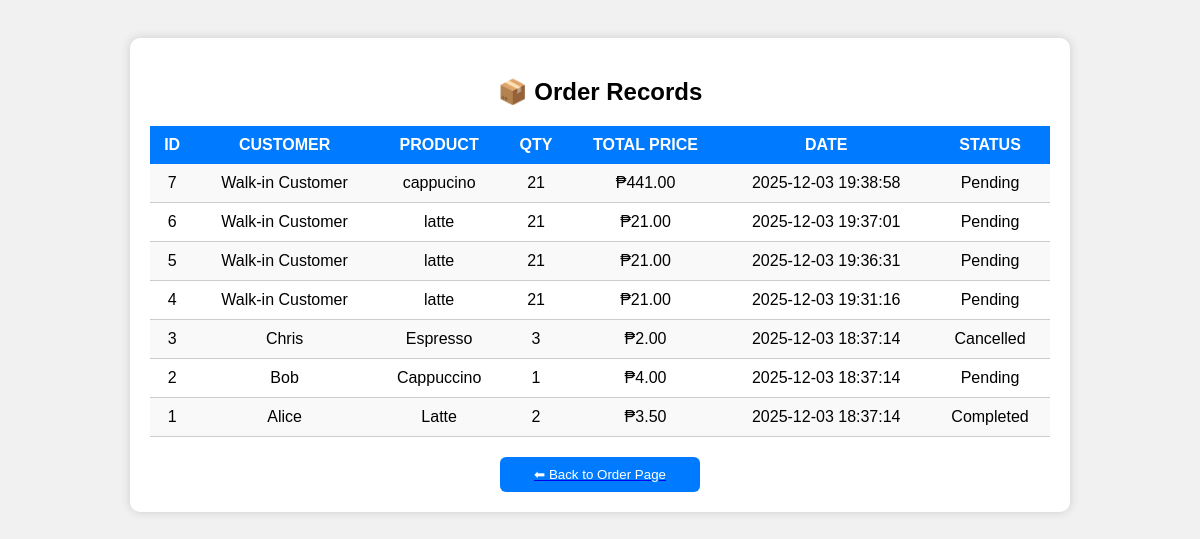
/orderlist.php, run on the app's committed database.
### tables this page shows
CREATE TABLE `orders` (
  `id` int(11) NOT NULL,
  `customer_name` varchar(100) NOT NULL,
  `product` varchar(100) NOT NULL,
  `quantity` int(11) NOT NULL,
  `price` decimal(10,2) NOT NULL,
  `order_date` datetime NOT NULL DEFAULT current_timestamp(),
  `status` varchar(50) NOT NULL DEFAULT 'Pending'
);

### orderlist.php (the view, shortened to what this page needs)
<?php
include 'config.php';
$orders = mysqli_query($conn, "SELECT * FROM orders ORDER BY id DESC");
?>
<!DOCTYPE html>
<html>
<head>
</head>
<body>
<div class="container">
    <h2>📦 Order Records</h2>
    <table>
        <tr>
            <th>ID</th>
            <th>Customer</th>
            <th>Product</th>
            <th>Qty</th>
            <th>Total Price</th>
            <th>Date</th>
            <th>Status</th>
        </tr>
        <?php while ($row = mysqli_fetch_assoc($orders)) { ?>
            <tr>
                <td><?= $row['id']; ?></td>
                <td><?= $row['customer_name']; ?></td>
                <td><?= $row['product']; ?></td>
                <td><?= $row['quantity']; ?></td>
                <td>₱<?= number_format($row['price'], 2); ?></td>
                <td><?= $row['order_date']; ?></td>
                <td><?= $row['status']; ?></td>
            </tr>
        <?php } ?>
    </table>
    <a href="order.php"><button>⬅ Back to Order Page</button></a>
</div>
</body>
</html>

### orderlist.php (style rules this page uses)
body { font-family: Arial, sans-serif; background: #f1f1f1; padding: 30px; }
.container { width: 90%; max-width: 900px; margin: auto; background: white; padding: 20px; border-radius: 10px; box-shadow: 0px 0px 10px #ccc; }
h2 { text-align: center; margin-bottom: 20px; }
table { width: 100%; border-collapse: collapse; margin-top: 15px; }
table th { background: #007bff; color: white; padding: 10px; text-transform: uppercase; }
table td { text-align: center; padding: 10px; border-bottom: 1px solid #ccc; }
tr:nth-child(even) { background: #f9f9f9; }
button { padding: 10px 15px; background: #007bff; color: white; border: none; border-radius: 6px; cursor: pointer; margin-top: 20px; display: block; width: 200px; margin-left: auto; margin-right: auto; }

### data on the page
orders: id "7", customer_name "Walk-in Customer", product "cappucino", quantity "21", price "441.00", order_date "2025-12-03 19:38:58", status "Pending"
orders: id "6", customer_name "Walk-in Customer", product "latte", quantity "21", price "21.00", order_date "2025-12-03 19:37:01", status "Pending"
orders: id "5", customer_name "Walk-in Customer", product "latte", quantity "21", price "21.00", order_date "2025-12-03 19:36:31", status "Pending"
orders: id "4", customer_name "Walk-in Customer", product "latte", quantity "21", price "21.00", order_date "2025-12-03 19:31:16", status "Pending"
orders: id "3", customer_name "Chris", product "Espresso", quantity "3", price "2.00", order_date "2025-12-03 18:37:14", status "Cancelled"
orders: id "2", customer_name "Bob", product "Cappuccino", quantity "1", price "4.00", order_date "2025-12-03 18:37:14", status "Pending"
orders: id "1", customer_name "Alice", product "Latte", quantity "2", price "3.50", order_date "2025-12-03 18:37:14", status "Completed"
